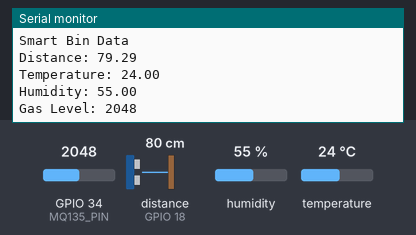
This sketch was run on a simulated ESP32. On the bench: the last lines printed to the serial monitor. Wiring (inferred from the names in the program): ultrasonic range finder: trigger GPIO 5; echo GPIO 18. The inputs (shaded band) are chosen by the test bench; at power-on: distance to the obstacle (sensor on GPIO 18) 80 cm, humidity 55 %, GPIO 34 (MQ135_PIN) = 2048, temperature 24 °C. The echo pulse lasts 58.3 µs per cm; WiFi joins after 1.5 s; servers stay silent unless stated.

Above: at 2.7 s.
2.8 s: distance to the obstacle (sensor on GPIO 18) set to 2 cm
8.8 s: humidity set to 22 %
At 11.9 s:
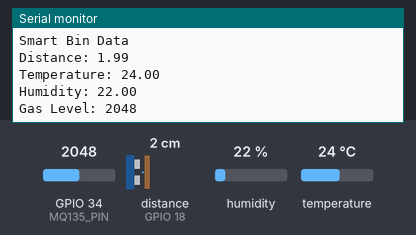
14.8 s: GPIO 34 (MQ135_PIN) set to 2866
At 17.2 s:
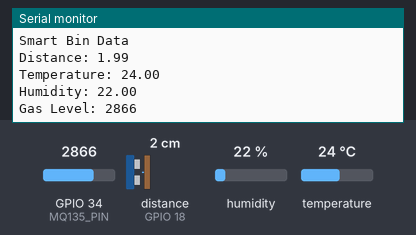
20.8 s: temperature set to 12 °C
At 22.5 s:
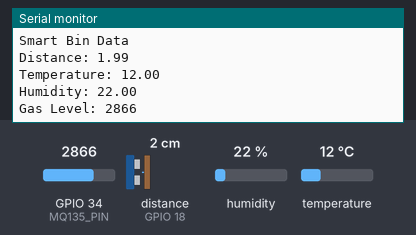
26.8 s: distance to the obstacle (sensor on GPIO 18) set to 4 cm
32.8 s: GPIO 34 (MQ135_PIN) set to 3972
At 37.2 s:
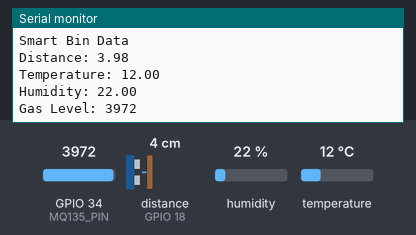
Timing chart, 0 to 38.7 s (numbered marks = the images above; inputs shaded):
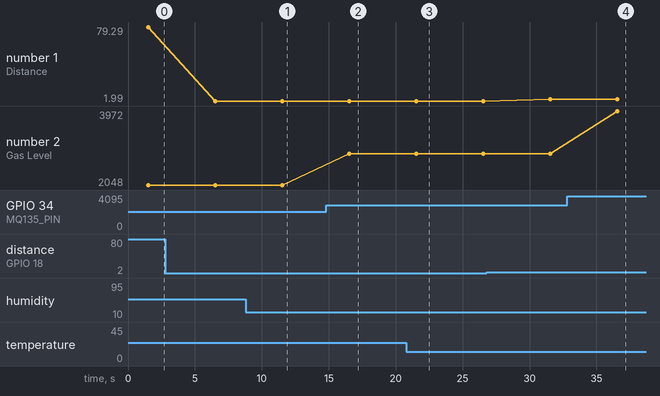

The sketch:

esp32_main.ino
```cpp
/*
====================================================
IoT Smart Waste Management System
Predictive Bin Monitoring using ESP32
====================================================

Hardware Components:
- ESP32
- HC-SR04 Ultrasonic Sensor
- DHT22 Temperature & Humidity Sensor
- MQ135 Gas Sensor

Communication:
- MQTT Protocol
- HiveMQ Cloud

Author:
Vaishnava Devi

====================================================
*/

#include <WiFi.h>
#include <PubSubClient.h>
#include <DHT.h>

#define TRIG_PIN 5
#define ECHO_PIN 18

#define DHTPIN 4
#define DHTTYPE DHT22

#define MQ135_PIN 34

DHT dht(DHTPIN, DHTTYPE);

const char* ssid = "YOUR_WIFI";
const char* password = "YOUR_PASSWORD";

const char* mqtt_server = "YOUR_HIVEMQ_SERVER";

WiFiClient espClient;
PubSubClient client(espClient);

void setup()
{
    Serial.begin(115200);

    pinMode(TRIG_PIN, OUTPUT);
    pinMode(ECHO_PIN, INPUT);

    dht.begin();

    WiFi.begin(ssid, password);

    while (WiFi.status() != WL_CONNECTED)
    {
        delay(500);
        Serial.print(".");
    }

    client.setServer(mqtt_server, 1883);

    Serial.println("Connected");
}

void loop()
{
    float temperature = dht.readTemperature();
    float humidity = dht.readHumidity();

    int gasLevel = analogRead(MQ135_PIN);

    long duration;
    float distance;

    digitalWrite(TRIG_PIN, LOW);
    delayMicroseconds(2);

    digitalWrite(TRIG_PIN, HIGH);
    delayMicroseconds(10);

    digitalWrite(TRIG_PIN, LOW);

    duration = pulseIn(ECHO_PIN, HIGH);

    distance = duration * 0.034 / 2;

    Serial.println("Smart Bin Data");

    Serial.print("Distance: ");
    Serial.println(distance);

    Serial.print("Temperature: ");
    Serial.println(temperature);

    Serial.print("Humidity: ");
    Serial.println(humidity);

    Serial.print("Gas Level: ");
    Serial.println(gasLevel);

    delay(5000);
}
```

Measured:
- after the input at 8.8 s, the serial monitor: prints a new line after 2.7 s (image 1)
- after the input at 14.8 s, the serial monitor: prints a new line after 1.7 s (image 2)
- after the input at 20.8 s, the serial monitor: prints a new line after 0.74 s (image 3)
- after the input at 32.8 s, the serial monitor: prints a new line after 3.8 s (image 4)
- plotted number 1: 79.29 → 1.99 after the input at 2.8 s, 1.99 → 3.98 after the input at 26.8 s
- plotted number 2: 2048 → 2866 after the input at 14.8 s, 2866 → 3972 after the input at 32.8 s
